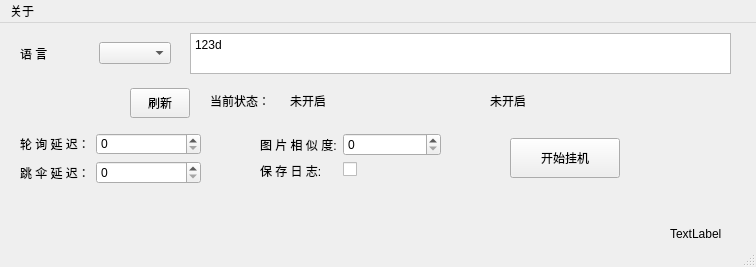
<?xml version="1.0" encoding="UTF-8"?>
<ui version="4.0">
 <class>mainWindow</class>
 <widget class="QMainWindow" name="mainWindow">
  <property name="geometry">
   <rect>
    <x>0</x>
    <y>0</y>
    <width>756</width>
    <height>267</height>
   </rect>
  </property>
  <property name="font">
   <font>
    <pointsize>9</pointsize>
   </font>
  </property>
  <property name="windowTitle">
   <string>PUBG通行证挂机工具-bilibili代码之外</string>
  </property>
  <property name="windowIcon">
   <iconset>
    <normaloff>../../../../.designer/images/avatar/head.ico</normaloff>../../../../.designer/images/avatar/head.ico</iconset>
  </property>
  <widget class="QWidget" name="centralwidget">
   <widget class="QWidget" name="horizontalLayoutWidget">
    <property name="geometry">
     <rect>
      <x>0</x>
      <y>10</y>
      <width>171</width>
      <height>41</height>
     </rect>
    </property>
    <layout class="QHBoxLayout" name="horizontalLayout">
     <property name="leftMargin">
      <number>20</number>
     </property>
     <item>
      <widget class="QLabel" name="label">
       <property name="sizePolicy">
        <sizepolicy hsizetype="Minimum" vsizetype="Minimum">
         <horstretch>0</horstretch>
         <verstretch>0</verstretch>
        </sizepolicy>
       </property>
       <property name="text">
        <string>语 言</string>
       </property>
      </widget>
     </item>
     <item>
      <widget class="QComboBox" name="comboBox_2">
       <property name="sizePolicy">
        <sizepolicy hsizetype="Maximum" vsizetype="Maximum">
         <horstretch>0</horstretch>
         <verstretch>0</verstretch>
        </sizepolicy>
       </property>
      </widget>
     </item>
    </layout>
   </widget>
   <widget class="QLabel" name="label_2">
    <property name="geometry">
     <rect>
      <x>10</x>
      <y>60</y>
      <width>40</width>
      <height>40</height>
     </rect>
    </property>
    <property name="text">
     <string/>
    </property>
    <property name="pixmap">
     <pixmap>../../../../.designer/images/avatar/steam.png</pixmap>
    </property>
    <property name="scaledContents">
     <bool>true</bool>
    </property>
   </widget>
   <widget class="QLabel" name="label_5">
    <property name="geometry">
     <rect>
      <x>68</x>
      <y>58</y>
      <width>44</width>
      <height>44</height>
     </rect>
    </property>
    <property name="text">
     <string/>
    </property>
    <property name="pixmap">
     <pixmap>../../../../.designer/images/avatar/pubg.png</pixmap>
    </property>
    <property name="scaledContents">
     <bool>true</bool>
    </property>
   </widget>
   <widget class="QPushButton" name="pushButton">
    <property name="geometry">
     <rect>
      <x>130</x>
      <y>65</y>
      <width>60</width>
      <height>30</height>
     </rect>
    </property>
    <property name="text">
     <string>刷新</string>
    </property>
   </widget>
   <widget class="QLabel" name="label_7">
    <property name="geometry">
     <rect>
      <x>210</x>
      <y>58</y>
      <width>60</width>
      <height>40</height>
     </rect>
    </property>
    <property name="text">
     <string>当前状态：</string>
    </property>
   </widget>
   <widget class="QLabel" name="label_8">
    <property name="geometry">
     <rect>
      <x>290</x>
      <y>58</y>
      <width>211</width>
      <height>40</height>
     </rect>
    </property>
    <property name="text">
     <string>未开启</string>
    </property>
   </widget>
   <widget class="QTextBrowser" name="textBrowser">
    <property name="geometry">
     <rect>
      <x>190</x>
      <y>10</y>
      <width>541</width>
      <height>41</height>
     </rect>
    </property>
    <property name="html">
     <string>&lt;!DOCTYPE HTML PUBLIC &quot;-//W3C//DTD HTML 4.0//EN&quot; &quot;http://www.w3.org/TR/REC-html40/strict.dtd&quot;&gt;
&lt;html&gt;&lt;head&gt;&lt;meta name=&quot;qrichtext&quot; content=&quot;1&quot; /&gt;&lt;style type=&quot;text/css&quot;&gt;
p, li { white-space: pre-wrap; }
&lt;/style&gt;&lt;/head&gt;&lt;body style=&quot; font-family:'SimSun'; font-size:9pt; font-weight:400; font-style:normal;&quot;&gt;
&lt;p style=&quot; margin-top:0px; margin-bottom:0px; margin-left:0px; margin-right:0px; -qt-block-indent:0; text-indent:0px;&quot;&gt;123d&lt;/p&gt;&lt;/body&gt;&lt;/html&gt;</string>
    </property>
   </widget>
   <widget class="QWidget" name="formLayoutWidget">
    <property name="geometry">
     <rect>
      <x>0</x>
      <y>110</y>
      <width>201</width>
      <height>51</height>
     </rect>
    </property>
    <layout class="QFormLayout" name="formLayout_2">
     <property name="leftMargin">
      <number>20</number>
     </property>
     <item row="0" column="0">
      <widget class="QLabel" name="label_3">
       <property name="text">
        <string>轮 询 延 迟：</string>
       </property>
      </widget>
     </item>
     <item row="1" column="0">
      <widget class="QLabel" name="label_4">
       <property name="text">
        <string>跳 伞 延 迟：</string>
       </property>
      </widget>
     </item>
     <item row="0" column="1">
      <widget class="QSpinBox" name="spinBox"/>
     </item>
     <item row="1" column="1">
      <widget class="QSpinBox" name="spinBox_2"/>
     </item>
    </layout>
   </widget>
   <widget class="QLabel" name="label_9">
    <property name="geometry">
     <rect>
      <x>210</x>
      <y>110</y>
      <width>20</width>
      <height>20</height>
     </rect>
    </property>
    <property name="cursor">
     <cursorShape>WhatsThisCursor</cursorShape>
    </property>
    <property name="statusTip">
     <string notr="true">qwweq</string>
    </property>
    <property name="text">
     <string/>
    </property>
    <property name="pixmap">
     <pixmap>../../../../.designer/images/avatar/tips.png</pixmap>
    </property>
    <property name="scaledContents">
     <bool>true</bool>
    </property>
   </widget>
   <widget class="QLabel" name="label_10">
    <property name="geometry">
     <rect>
      <x>210</x>
      <y>140</y>
      <width>20</width>
      <height>20</height>
     </rect>
    </property>
    <property name="cursor">
     <cursorShape>WhatsThisCursor</cursorShape>
    </property>
    <property name="text">
     <string/>
    </property>
    <property name="pixmap">
     <pixmap>../../../../.designer/images/avatar/tips.png</pixmap>
    </property>
    <property name="scaledContents">
     <bool>true</bool>
    </property>
   </widget>
   <widget class="QPushButton" name="pushButton_3">
    <property name="geometry">
     <rect>
      <x>510</x>
      <y>115</y>
      <width>110</width>
      <height>40</height>
     </rect>
    </property>
    <property name="text">
     <string>开始挂机</string>
    </property>
   </widget>
   <widget class="QLabel" name="label_11">
    <property name="geometry">
     <rect>
      <x>490</x>
      <y>58</y>
      <width>211</width>
      <height>40</height>
     </rect>
    </property>
    <property name="text">
     <string>未开启</string>
    </property>
   </widget>
   <widget class="QWidget" name="formLayoutWidget_2">
    <property name="geometry">
     <rect>
      <x>240</x>
      <y>110</y>
      <width>201</width>
      <height>51</height>
     </rect>
    </property>
    <layout class="QFormLayout" name="formLayout_4">
     <property name="leftMargin">
      <number>20</number>
     </property>
     <item row="0" column="0">
      <widget class="QLabel" name="label_14">
       <property name="text">
        <string>图 片 相 似 度:</string>
       </property>
      </widget>
     </item>
     <item row="1" column="0">
      <widget class="QLabel" name="label_15">
       <property name="text">
        <string>保 存 日 志:</string>
       </property>
      </widget>
     </item>
     <item row="0" column="1">
      <widget class="QSpinBox" name="spinBox_5"/>
     </item>
     <item row="1" column="1">
      <widget class="QCheckBox" name="checkBox">
       <property name="text">
        <string/>
       </property>
      </widget>
     </item>
    </layout>
   </widget>
   <widget class="QLabel" name="label_12">
    <property name="geometry">
     <rect>
      <x>670</x>
      <y>200</y>
      <width>81</width>
      <height>21</height>
     </rect>
    </property>
    <property name="text">
     <string>TextLabel</string>
    </property>
   </widget>
  </widget>
  <widget class="QMenuBar" name="menubar">
   <property name="geometry">
    <rect>
     <x>0</x>
     <y>0</y>
     <width>756</width>
     <height>23</height>
    </rect>
   </property>
   <widget class="QMenu" name="menu">
    <property name="title">
     <string>关于</string>
    </property>
    <addaction name="action_2"/>
   </widget>
   <addaction name="menu"/>
  </widget>
  <widget class="QStatusBar" name="statusbar"/>
  <action name="action_2">
   <property name="text">
    <string>日志</string>
   </property>
  </action>
 </widget>
 <resources/>
 <connections/>
</ui>
